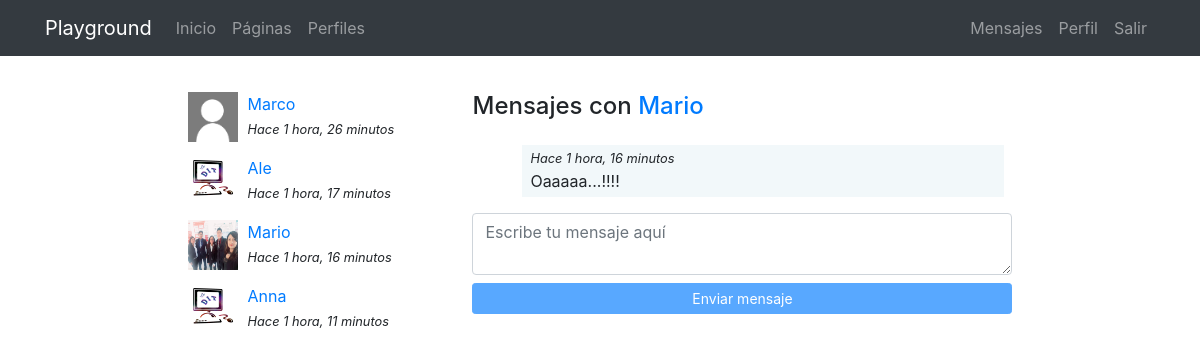
Page /messenger/thread/3/ (signed in) on the earlier database version.
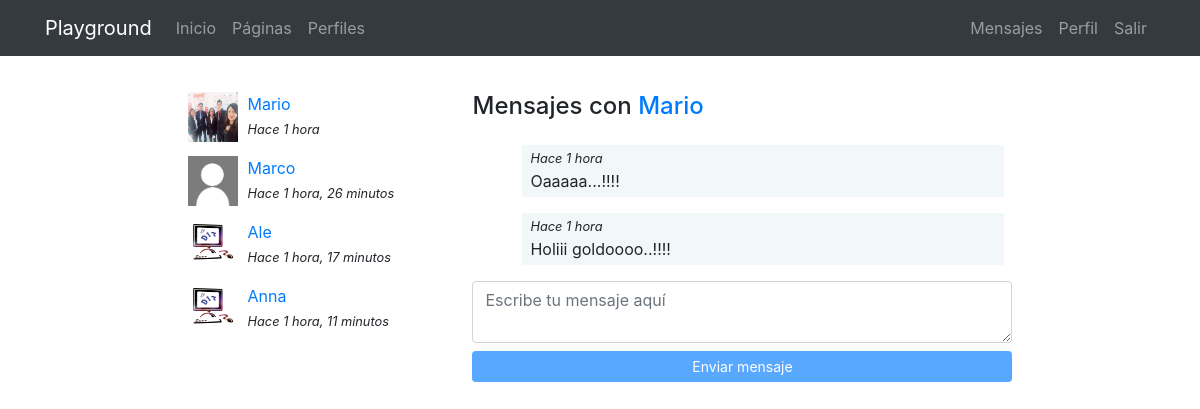
Same page on the later database version.
### messenger/models.py (models this page shows)
class Thread(models.Model):
    users = models.ManyToManyField(User, related_name='threads')
    messages = models.ManyToManyField(Message)
    updated = models.DateTimeField(auto_now=True)
    objects = ThreadManager()
    class Meta:
        ordering = ['-updated']

class Message(models.Model):
    user = models.ForeignKey(User, on_delete=models.CASCADE)
    content = models.TextField()
    created = models.DateTimeField(auto_now_add=True)
    class Meta:
        ordering = ['created']

### registration/models.py (models this page shows)
class Profile(models.Model):
    user = models.OneToOneField(User, on_delete=models.CASCADE)
    avatar = models.ImageField(upload_to=custom_upload_to, null=True, blank=True)
    bio = models.TextField(null=True, blank=True)
    link = models.URLField(max_length=200, null=True, blank=True)
    class Meta:
        ordering = ['user__username']

### messenger/views.py (the view)
# urls.py: path('thread/<int:pk>/', ThreadDetail.as_view(), name="detail"),
@method_decorator(login_required, name="dispatch")
class ThreadDetail(DetailView):
    model = Thread
    def get_object(self):
        obj = super(ThreadDetail, self).get_object()
        if self.request.user not in obj.users.all():
            raise Http404()
        return obj

### messenger/templates/messenger/thread_detail.html (shortened to what this page needs)
{% extends 'core/base.html' %}
{% load static %}
{% block content %}
<main role="main">
  <div class="container">
    <div class="row mt-3">
      <div class="col-md-9 mx-auto mb-5">
        <div class="row">
          <div class="col-md-4">
            {% for thread in request.user.threads.all %}
              {% if thread.messages.all|length > 0 %}
                <div class="mb-3">
                  {% for user in thread.users.all %}
                    {% if user != request.user %}
                      {% if user.profile.avatar %}
                        <img src="{{user.profile.avatar.url}}" class="avatar">
                      {% else %}
                        <img src="{% static 'registration/img/no-avatar.jpg' %}" class="avatar">
                      {% endif %}
                      <div>
                        <a href="{% url 'messenger:detail' thread.pk %}">{{user}}</a><br>
                        <small><i>Hace {{thread.messages.last.created|timesince}}</i></small>
                      </div>
                    {% endif %}
                  {% endfor %}
                </div>
              {% endif %}
            {% endfor %}
          </div>
          <div class="col-md-8">
            {% for user in thread.users.all %}
              {% if user != request.user %}
                <h4 class="mb-4">Mensajes con <a href="{% url 'profiles:detail' user %} ">{{user}}</a></h4>
              {% endif %}
            {% endfor %}
            <div class="thread" id="thread">
              {% for message in object.messages.all %}
                <div {% if request.user == message.user %}class="mine mb-3"{% else %}class="other mb-3"{% endif %}>
                  <small><i>Hace {{thread.messages.last.created|timesince}}</i></small><br>
                  {{message.content}}
                </div>
              {% endfor %}
            </div>
            <textarea id="content" class="form-control mb-2" rows="2" placeholder="Escribe tu mensaje aquí"></textarea>
            <button id="send" class="btn btn-primary btn-sm btn-block" disabled>Enviar mensaje</button>
          </div>
        </div>
    </div>
  </div>
</main>
{% endblock %}

Differences in the rows shown:
changed Thread: messages.last.created "1 hora, 16 minutos" → "1 hora"; moves up the list
added Message: {{ thread.messages.last.created|timesince }} "1 hora", content "Holiii goldoooo..!!!!"
